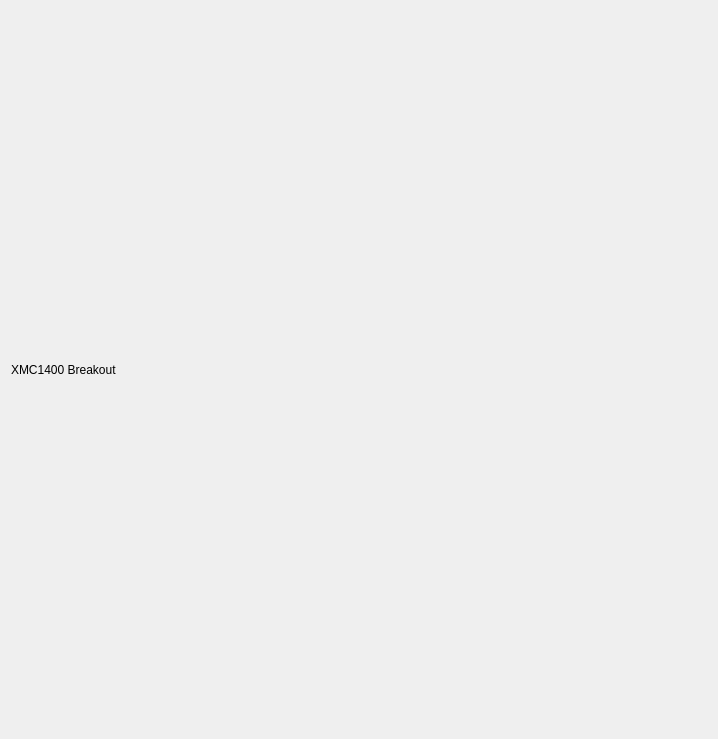
<?xml version="1.0" encoding="UTF-8"?>
<ui version="4.0">
 <class>XMC1400Breakout</class>
 <widget class="QWidget" name="XMC1400Breakout">
  <property name="geometry">
   <rect>
    <x>0</x>
    <y>0</y>
    <width>718</width>
    <height>739</height>
   </rect>
  </property>
  <property name="windowTitle">
   <string>Form</string>
  </property>
  <layout class="QVBoxLayout" name="verticalLayout">
   <item>
    <widget class="QLabel" name="label">
     <property name="text">
      <string>XMC1400 Breakout</string>
     </property>
    </widget>
   </item>
  </layout>
 </widget>
 <resources/>
 <connections/>
</ui>
